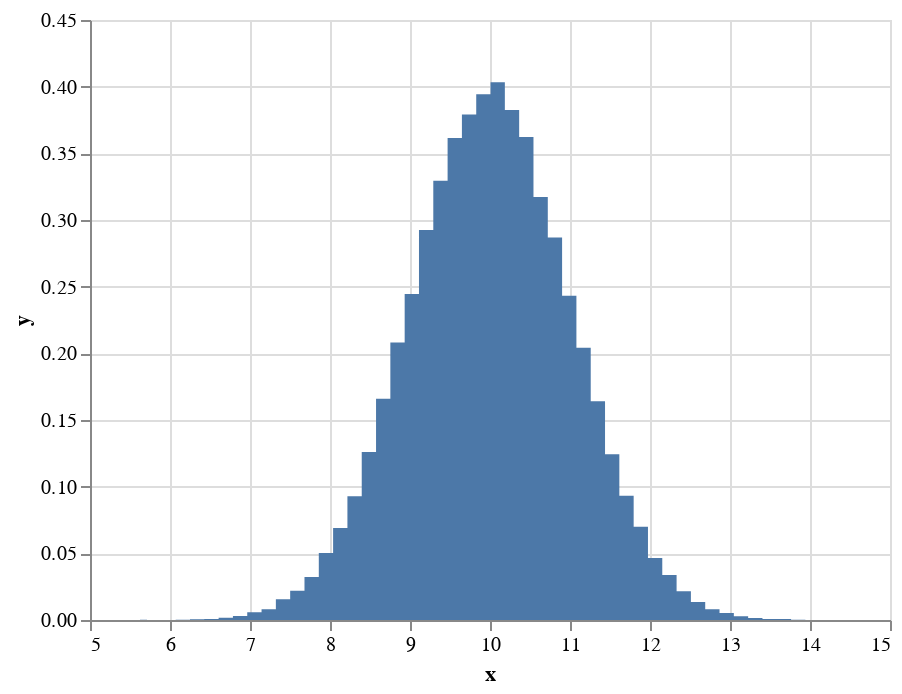

The notebook cell saved with this chart:
### Code cell
mu = 10
sigma = 1

# Draw 10000 random samples
x = np.random.normal(mu, sigma, size=100000)

# Compute the histogram
hist, bin_edges = np.histogram(x, density=True, bins=50)
bin_centers = np.diff(bin_edges)/2 + bin_edges[:-1]

# Store in a DataFrame for plotting
df = pd.DataFrame(data={'x': bin_centers, 'y': hist})

# Plot a histogram of our draws
alt.Chart(df
    ).mark_area(
        interpolate='step'
    ).encode(
        x='x:Q',
        y='y:Q')

### Figure 1 — Vega-Lite specification as saved in the notebook (floating-point values rounded to 4 significant figures)
{"$schema": "https://vega.github.io/schema/vega-lite/v2.4.3.json", "config": {"view": {"height": 300, "width": 400}}, "data": {"values": [{"x": 5.624, "y": 0.0001677}, {"x": 5.803, "y": 5.59e-05}, {"x": 5.982, "y": 5.59e-05}, {"x": 6.161, "y": 0.0002236}, {"x": 6.339, "y": 0.0005031}, {"x": 6.518, "y": 0.0008385}, {"x": 6.697, "y": 0.001677}, {"x": 6.876, "y": 0.002963}, {"x": 7.055, "y": 0.005814}, {"x": 7.234, "y": 0.008049}, {"x": 7.413, "y": 0.01548}, {"x": 7.592, "y": 0.02197}, {"x": 7.771, "y": 0.03231}, {"x": 7.949, "y": 0.05031}, {"x": 8.128, "y": 0.06898}, {"x": 8.307, "y": 0.09274}, {"x": 8.486, "y": 0.1261}, {"x": 8.665, "y": 0.166}, {"x": 8.844, "y": 0.2082}, {"x": 9.023, "y": 0.2445}, {"x": 9.202, "y": 0.2926}, {"x": 9.381, "y": 0.3295}, {"x": 9.56, "y": 0.3615}, {"x": 9.738, "y": 0.3792}, {"x": 9.917, "y": 0.3943}, {"x": 10.1, "y": 0.4034}, {"x": 10.28, "y": 0.3825}, {"x": 10.45, "y": 0.3623}, {"x": 10.63, "y": 0.3172}, {"x": 10.81, "y": 0.2869}, {"x": 10.99, "y": 0.2432}, {"x": 11.17, "y": 0.2042}, {"x": 11.35, "y": 0.1641}, {"x": 11.53, "y": 0.1244}, {"x": 11.71, "y": 0.09313}, {"x": 11.89, "y": 0.06999}, {"x": 12.06, "y": 0.04656}, {"x": 12.24, "y": 0.03376}, {"x": 12.42, "y": 0.02163}, {"x": 12.6, "y": 0.01353}, {"x": 12.78, "y": 0.008105}, {"x": 12.96, "y": 0.005255}, {"x": 13.14, "y": 0.002851}, {"x": 13.32, "y": 0.001453}, {"x": 13.5, "y": 0.0007826}, {"x": 13.67, "y": 0.0006708}, {"x": 13.85, "y": 0.0002795}, {"x": 14.03, "y": 0}, {"x": 14.21, "y": 0}, {"x": 14.39, "y": 5.59e-05}]}, "encoding": {"x": {"field": "x", "type": "quantitative"}, "y": {"field": "y", "type": "quantitative"}}, "mark": {"interpolate": "step", "type": "area"}}
